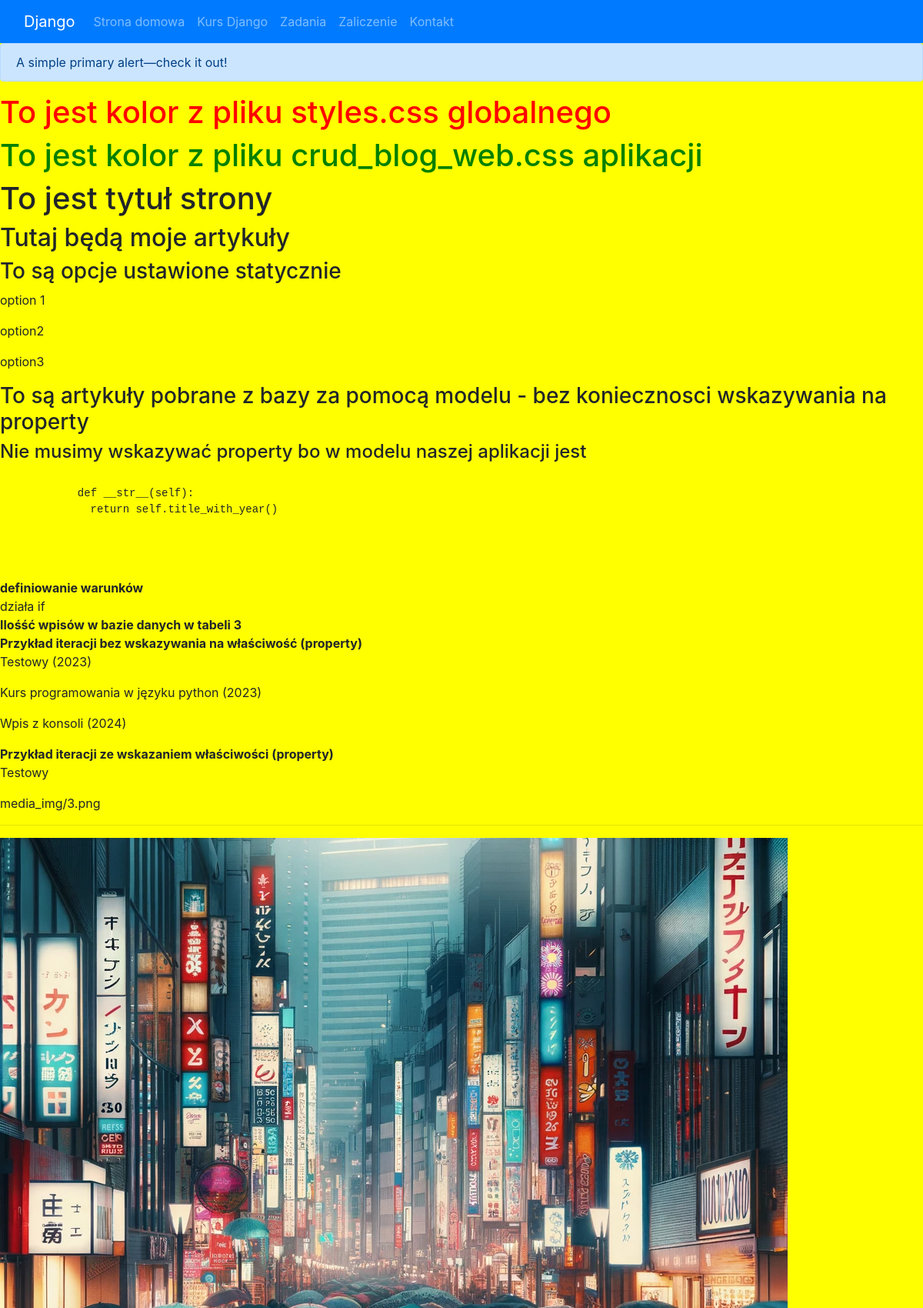
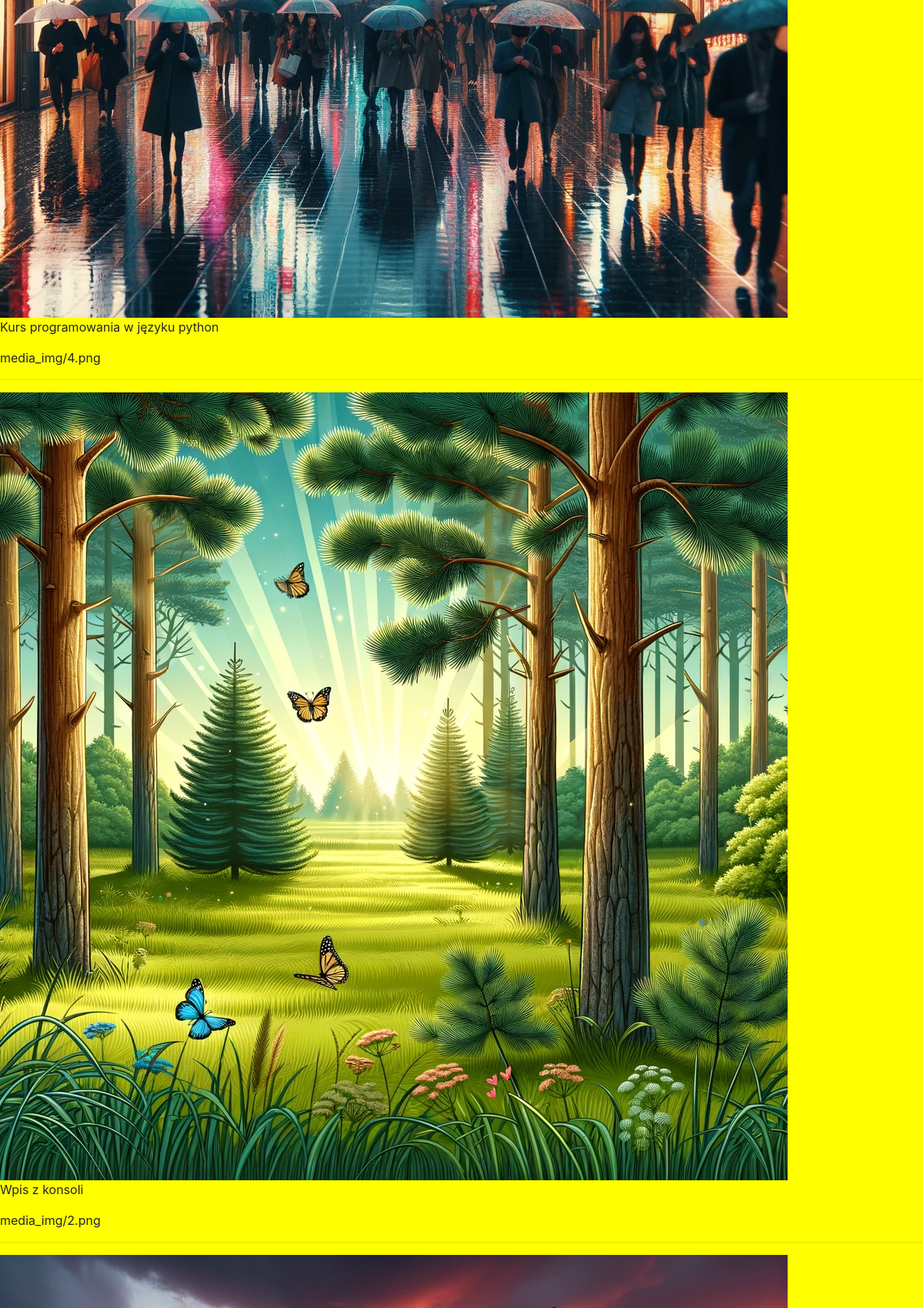
The page / (upper part) on the database its author committed (2 pictures, top to bottom).
### crud_blog_web/models/navigate.py (models this page shows, shortened)
class Navigate(models.Model):
    objects = None
    title = models.CharField(max_length=250, blank=False, unique=False)
    link = models.TextField(default='', blank=True)

### crud_blog_web/models/article.py (models this page shows)
class Article(models.Model):
    objects = None
    title = models.CharField(max_length=250, blank=False, unique=False)
    content = models.TextField(default='')
    year = models.PositiveSmallIntegerField(default=2020)
    imgThumb = models.ImageField(upload_to="media_img", null=True, blank=True)
    '''
    W kontekście modeli Django, magiczna metoda __str__ jest często używana do
    zapewnienia przyjaznej dla użytkownika reprezentacji obiektu modelu,
    która może być używana w panelu administracyjnym Django, szablonach czy logach.
    '''
    def __str__(self):
        return self.title_with_year()
    def title_with_year(self):
        return "{} ({})".format(self.title, self.year)

### crud_blog_web/views/article_view.py (the view)
# urls.py: path('', all_articles),
def all_articles(request):
    title_page = "To jest tytuł strony"
    options = [
        "option 1",
        "option2",
        "option3"
    ]
    articles = Article.objects.all()
    navigates = Navigate.objects.all()
    return render(
        request,
        'articles.html',
        {
            'title': title_page,
            'options': options,
            'articles': articles,
            'navigates': navigates
        }
    )

### templates/articles.html (shortened to what this page needs)
{% load static %}
<!doctype html>
<html lang="en">
<head>
    <link rel="stylesheet" href="https://cdn.jsdelivr.net/npm/bootstrap@4.4.1/dist/css/bootstrap.min.css"
>
    <link rel="stylesheet" href="{% static 'styles.css' %}">
    <link rel="stylesheet" href="{% static 'crud_blog_web.css' %}">
</head>
<body>
<nav class="navbar navbar-expand-lg navbar-dark bg-primary">
  <div class="container-fluid">
    <a class="navbar-brand" href="#">Django</a>
    <div class="collapse navbar-collapse" id="navbarSupportedContent">
      {% for nav in navigates %}
      <ul class="navbar-nav me-auto mb-2 mb-lg-0">
        <li class="nav-item">
          <a class="nav-link" aria-current="page" href="{{ nav.link }}">{{ nav.title }}</a>
        </li>
      </ul>
     {% endfor %}
    </div>
  </div>
</nav>
<div class="alert alert-primary" role="alert">
    A simple primary alert—check it out!
</div>
<h1 class="cRed">To jest kolor z pliku styles.css globalnego</h1>
<h1 class="cbw-cGreen">To jest kolor z pliku crud_blog_web.css aplikacji</h1>
<h1>{{ title }}</h1>
<h2>Tutaj będą moje artykuły</h2>
<h3>To są opcje ustawione statycznie</h3>
{% for item in options %}
<p>{{ item }}</p>
{% endfor %}
<h3>To są artykuły pobrane z bazy za pomocą modelu - bez koniecznosci wskazywania na property</h3>
<h4>Nie musimy wskazywać property bo w modelu naszej aplikacji jest </h4>
<pre>
        <code>
            def __str__(self):
              return self.title_with_year()
        </code>
    </pre>
<b>definiowanie warunków</b><br>
{% if articles|length > 0 %}
działa if
{% endif %}
<br/>
<b>Ilośść wpisów w bazie danych w tabeli {{ articles|length }}</b><br/>
<b>Przykład iteracji bez wskazywania na właściwość (property)</b>
{% for article in articles %}
<p>{{ article }}</p>
{% endfor %}
<b>Przykład iteracji ze wskazaniem właściwości (property)</b>
{% for article in articles %}
<p>{{ article.title }}</p>
<p>{{ article.imgThumb }}</p>
<hr/>
<img src="/media/{{ article.imgThumb }}" alt="{{ article.title }}" title="{{ article.title }}">
{% endfor %}
</body>
</html>

### assets/styles.css (style rules this page uses)
body { background-color: yellow; }
.cRed { color: red; }

### crud_blog_web/static/crud_blog_web.css (style rules this page uses)
.cbw-cGreen { color: green; }

### rows shown on the page
Navigate: title "Strona domowa"
Navigate: title "Kurs Django"
Navigate: title "Zadania"
Navigate: title "Zaliczenie"
Navigate: title "Kontakt"
Article: title+year "Testowy (2023)", title "Testowy", imgThumb "media_img/3.png", imgThumb (picture)
Article: title+year "Kurs programowania w języku python (2023)", title "Kurs programowania w języku python", imgThumb "media_img/4.png", imgThumb (picture)
Article: title+year "Wpis z konsoli (2024)", title "Wpis z konsoli", imgThumb "media_img/2.png", imgThumb (picture)

### other values the page prints
{{ title }} "To jest tytuł strony"
{{ item }} "option 1" "option2" "option3"
{{ articles|length }} "3"
